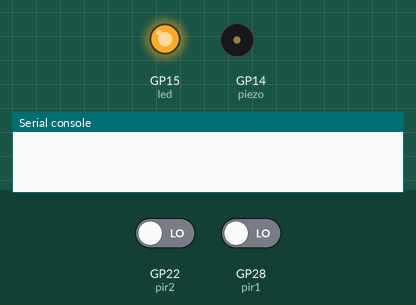
This program was run on a simulated Raspberry Pi Pico running MicroPython. Parts: output pins drawn as LEDs (lit = HIGH), buzzer (waves = sounding, pin HIGH), the last lines printed to the serial console. Dashed ring = blinking. Inputs (shaded band) come from the test bench; at power-on: GP22 (pir2) LOW, GP28 (pir1) LOW.

Above: at 1.2 s.
1.3 s: GP22 (pir2) driven HIGH
At 1.45 s:
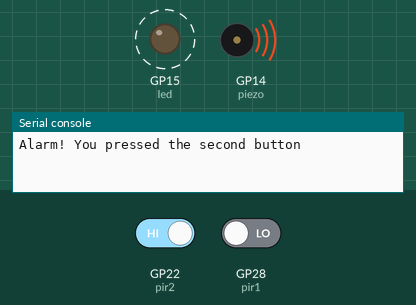
4.3 s: GP28 (pir1) driven HIGH
At 12.5 s:
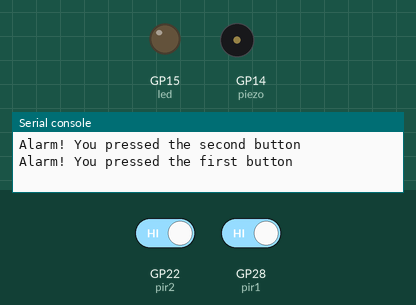
Timing chart, 0 to 18.0 s (numbered marks = the images above; inputs shaded):
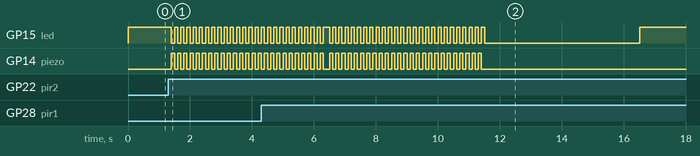

Measured:
- after the input at 1.3 s, GP15 (led), GP14 (piezo): alternates HIGH for 0.10 s and LOW for 0.10 s, starting after 0.10 s

The program:

burgler_alarm.py
```python
import machine
import time

pir1 = machine.Pin(28, machine.Pin.IN, machine.Pin.PULL_DOWN)
pir2 = machine.Pin(22, machine.Pin.IN, machine.Pin.PULL_DOWN)
led = machine.Pin(15, machine.Pin.OUT)
piezo = machine.Pin(14, machine.Pin.OUT)

def pir_handler(pin):
    time.sleep_ms(100) # debounce
    if pin.value():
        if pin is pir1:
            print("Alarm! You pressed the first button")
        elif pin is pir2:
            print("Alarm! You pressed the second button")
        for i in range(50):
            led.toggle()
            piezo.toggle()
            time.sleep_ms(100)

pir1.irq(trigger=machine.Pin.IRQ_RISING, handler=pir_handler)
pir2.irq(trigger=machine.Pin.IRQ_RISING, handler=pir_handler)

while True:
    led.toggle()
    time.sleep(5)
```
